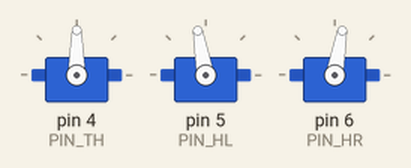
The sketch below on a simulated Arduino Uno, built with avr-gcc and run on an emulated ATmega328P. Parts: 3 × servo.

Above: at 3.9 s.
Timing chart, 0 to 40.0 s (numbered marks = the images above):
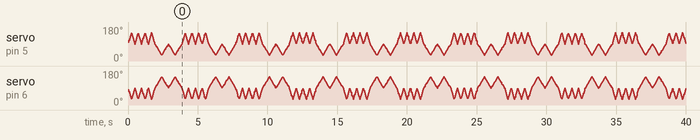

The sketch:

c1_tempo.ino
```cpp
//-- myPOSE

int N_SERVOS = 3; // 伺服馬達的個數

// 參數：校正的位置 (要調整的角度)
int adj[]={ 0, 0, 0 };

// 參數：起始位置
int pos[]={ 90,90,90 };  // 起始位置

// TEMPO: 121 BPM
int tempo_base = 120;

#define INTERVALTIME 10.0

// 硬體設定
#include <Servo.h>
Servo S0, S1, S2;

// 參數：各伺服馬達的腳位
#define PIN_TH 4
#define PIN_HL 5
#define PIN_HR 6


void move_servo()
{
  S0.write(pos[0]+adj[0]);
  S1.write(180-pos[1]+adj[1]);  // in myPOSE Left Hand
  S2.write(pos[2]+adj[2]);
}


void tempo_servo(int stime, int pos_new[])
{
  float increment[N_SERVOS];
  unsigned long final_time;
  unsigned long interval_time;
  int iteration = 1;
  int oneTime;
  int pos_old[] = { 0, 0, 0 };

  for(int i=0; i<N_SERVOS; i++)
  {
    pos_old[i] = pos[i];
    increment[i] = ((pos_new[i])-pos[i])/(stime/INTERVALTIME);
  }

  final_time =  millis() + stime;

  iteration = 1;
  while(millis() < final_time)
  {
      interval_time = millis()+INTERVALTIME;

      oneTime=0;
      while(millis()<interval_time)
      {
          if(oneTime<1)
          {
              for(int i=0;i<N_SERVOS;i++)
              {
                  pos[i] = pos_old[i] + (iteration * increment[i]);
              }
              move_servo();
              iteration++;
              oneTime++;
          }
      }
  }

  for(int i=0;i<N_SERVOS;i++)
  {
    pos[i] = pos_new[i];
  }
}


void setup(void)
{
  Serial.begin(115200);

  S0.attach(PIN_TH);
  S1.attach(PIN_HL);
  S2.attach(PIN_HR);

  move_servo();
}


void loop()
{
  int move0[] = { 90, 90, 90 };
  int move1[] = { 90, 150, 150 };
  int move2[] = { 90, 30, 30 };

  float t = tempo_base;

  tempo_servo(t*2, move2);
  tempo_servo(t*2, move0);
  tempo_servo(t*2, move2);
  tempo_servo(t*2, move0);

  tempo_servo(t*2, move2);
  tempo_servo(t*2, move0);
  tempo_servo(t*2, move2);
  tempo_servo(t*2, move0);

  tempo_servo(t*4, move1);
  tempo_servo(t*4, move0);
  tempo_servo(t*4, move1);
  tempo_servo(t*4, move0);
}
```
